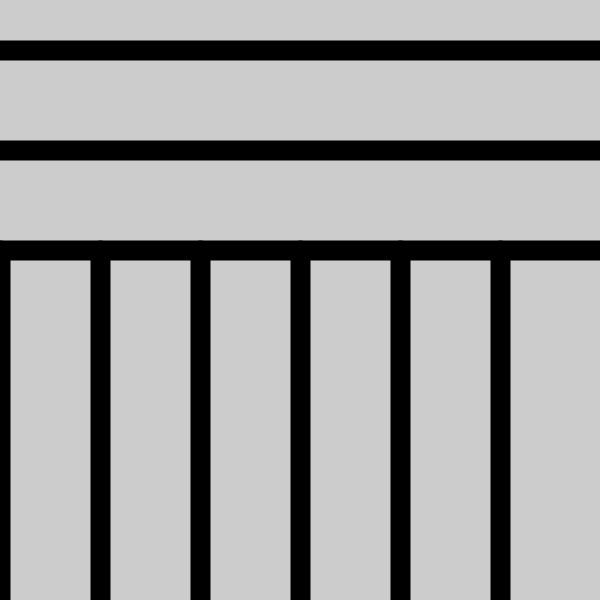
Frame 1 (no input)
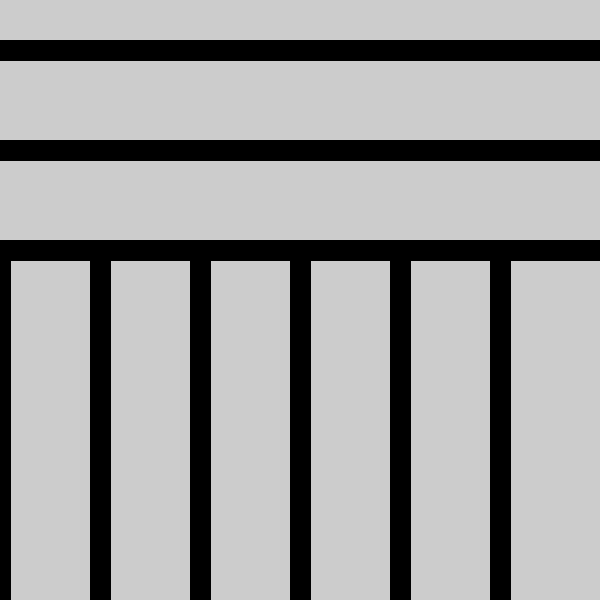
Frame 60 (the mouse pressed at the canvas centre just before this capture)
Frame 120 (the mouse held since frame 60 and released just before this capture): identical to frame 60, image omitted

The Processing sketch that drew these frames (run headless with seeded random() and noise(); from frame 60 on, the mouse is pressed at the canvas centre):

// Processing sketch: Wall_Drawing630
// ── Wall_Drawing630.pde
void setup(){
  size(600,600);
}

void draw(){
  for(int i = 50; i<height/2; i+=100){
    strokeWeight(20);
    line(0,i,width,i);
  }
  for(int x =0; x< width; x+=100){
    strokeWeight(20);
    line(x,250,x,height);
  }
}
